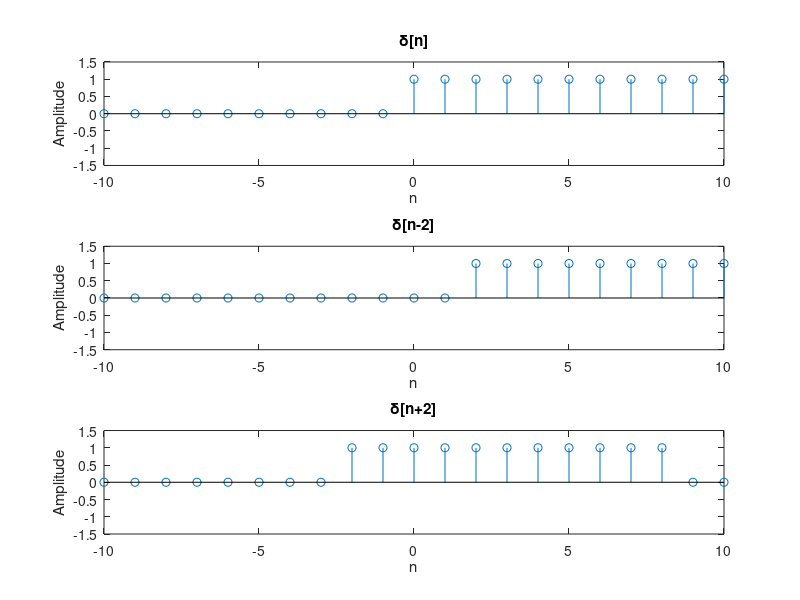

MATLAB code for this plot:
t=-10:10;
delta=[zeros(1,10),ones(1,11)];
subplot(3,1,1);
stem(t,delta);
axis([-10 10 -1.5 1.5]);
title('\delta[n]');
xlabel('n');
ylabel('Amplitude');
subplot(3,1,2);
deltam2=[zeros(1,2),delta(1:length(delta)-2)];
stem(t,deltam2);
axis([-10 10 -1.5 1.5]);
title('\delta[n-2]');
xlabel('n');
ylabel('Amplitude');
subplot(3,1,3);
deltap2=[delta(3:length(delta)),zeros(1,2)];
stem(t,deltap2);axis([-10 10 -1.5 1.5]);
title('\delta[n+2]');
xlabel('n');
ylabel('Amplitude');
